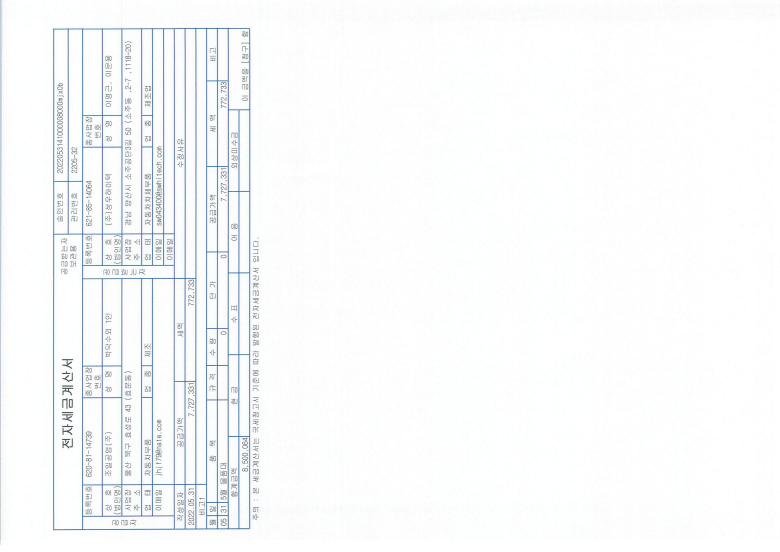
#> input picture 04Opencv/data/img.jpg, 2340 x 1654 px (shown at 1/3 size)
$ python Cv_ex07.py
#> lines starting #> are read from the running program, lines starting #| are printed output that depends on the picture; after the words box and inside, x2 and y2 are one past the last pixel; in counts of white or black regions, pixels touching at a corner belong together
import cv2
import numpy as np

# 영역을 잘라서 새로운 윈도우(창)에 표시

# 1. 크기 조정 (고정 크기로 설정)
def Cut_Part():
    img = cv2.imread('./data/img.jpg')
    # img.shape # (640, 613, 3)

    crop = img[100:200, 200:400] # 세로 기준 100~200 / 가로 기준 200~400까지 자름

    cv2.imshow('img', img)
    cv2.imshow('crop_img', crop)
    cv2.waitKey(0)
    cv2.destroyAllWindows()

# 2. 영역을 잘라서 기존 윈도우에 표시
def Cut_Part2():
    img = cv2.imread('./data/img.jpg')
#> img is the input picture: shape (1654, 2340, 3); mean B, G, R 250.6, 249.7, 248.3

    crop = img[100:200, 200:400] # 세로 기준 100~200 / 가로 기준 200~400까지 자름
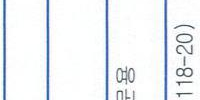
#> crop: shape (100, 200, 3); mean B, G, R 244.9, 241.9, 238.8
    img[100:200, 400:600] = crop # 세로 기준 100~200 / 가로 기준 400~600까지 위 crop 이미지를 넣어줌
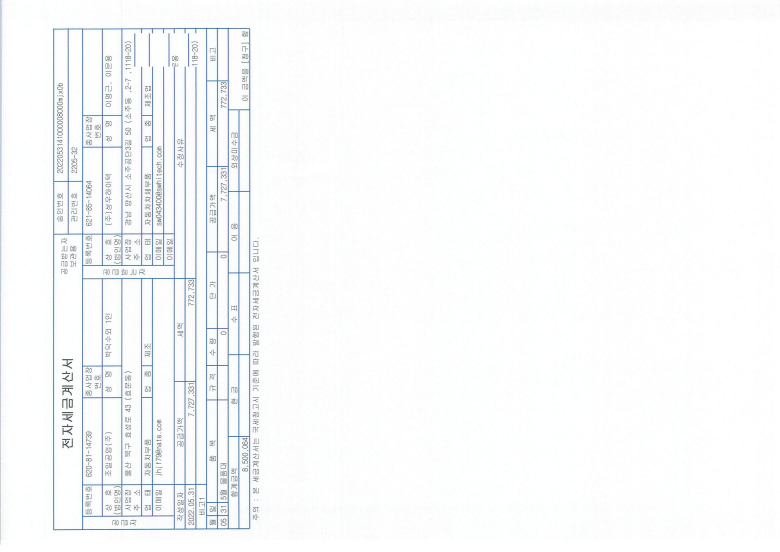
#> img: shape (1654, 2340, 3) (shown at 1/3 size); 0.5% of pixels changed, all inside (x1, y1, x2, y2) = (400, 100, 600, 200)
    cv2.imshow('img', img)
    cv2.waitKey(0)
    cv2.destroyAllWindows()

if __name__ == '__main__':
    Cut_Part2()
